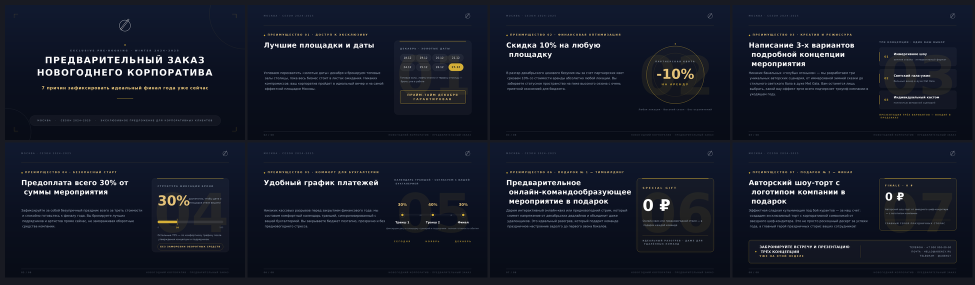
#> input picture presentation/previews/contact-sheet.png, 1950 x 570 px (shown at 1/2 size)
$ python -i render_preview.py   (imports and definitions only)
#> lines starting #> are read from the running program, lines starting #| are printed output that depends on the picture
#!/usr/bin/env python3
# -*- coding: utf-8 -*-
"""
render_preview.py — пиксельно-точный предпросмотр deck'а по scene.json.
Использует те же координаты и те же шрифты (Montserrat / Inter), что и PPTX.
Не нужно для самой презентации — только для быстрого ревью и QA.
"""
import json
import os
import sys

from PIL import Image, ImageDraw, ImageFont

HERE = os.path.dirname(os.path.abspath(__file__))
FONTDIR = os.path.expanduser("~/.fontsrc/node_modules/@expo-google-fonts")
DEJAVU = "/usr/share/fonts/truetype/dejavu"
SCALE = 144.0  # px per inch  -> 1920x1080

_FCACHE = {}
_CMAPS = {}


# [5 lines left out: function _load, not called in this run]


FAMILIES = {
    "Montserrat": {"bold": "700Bold", "reg": "400Regular"},
    "Inter": {"bold": "700Bold", "reg": "400Regular"},
}


# [42 lines left out: functions _cmap, _fallbacks, get_font, font_for_char, not called in this run]


def hex2rgb(h):
    return int(h[0:2], 16), int(h[2:4], 16), int(h[4:6], 16)


def lerp_color(c1, c2, t):
    return tuple(int(a + (b - a) * t) for a, b in zip(c1, c2))


# [8 lines left out: function grad_color, not called in this run]


def px(v):
    return v * SCALE


def put(img, layer):
    img.alpha_composite(layer)


# [152 lines left out: functions draw_shape, measure, draw_text, not called in this run]


def render_scene(scene, outdir, scale=144.0, pdf_path=None):
    global SCALE
    SCALE = scale
    os.makedirs(outdir, exist_ok=True)
    imgs = []
    for s in scene["slides"]:
        img = Image.new("RGBA", (int(px(scene["w"])), int(px(scene["h"]))), (10, 15, 29, 255))
        for sh in s["shapes"]:
            draw_shape(img, sh)
        for tx in s["texts"]:
            draw_text(img, tx)
        for pc in s.get("pics", []):
            p = os.path.join(HERE, pc["src"])
            im = Image.open(p).convert("RGBA")
            im = im.resize((int(px(pc["w"])), int(px(pc["h"]))), Image.LANCZOS)
            img.paste(im, (int(px(pc["x"])), int(px(pc["y"]))), im)
        p = os.path.join(outdir, "slide-%02d.png" % s["idx"])
        img.convert("RGB").save(p, "PNG")
        imgs.append(img.convert("RGB"))
        print("preview ->", p)
    # contact sheet 4x2
    tw, th = 480, 270
    sheet = Image.new("RGB", (tw * 4 + 30, th * 2 + 30), (24, 26, 34))
    for i, im in enumerate(imgs):
        im2 = im.resize((tw, th), Image.LANCZOS)
        x = 10 + (i % 4) * (tw + 5)
        y = 10 + (i // 4) * (th + 5)
        sheet.paste(im2, (x, y))
    sp = os.path.join(outdir, "contact-sheet.png")
    sheet.save(sp, "PNG")
    print("preview ->", sp)
    if pdf_path:
        imgs[0].save(pdf_path, "PDF", save_all=True,
                     append_images=imgs[1:], resolution=scale)
        print("pdf     ->", pdf_path)


# [11 lines not run here, left out]

>>> import cv2
>>> picture = cv2.imread('previews/contact-sheet.png', cv2.IMREAD_GRAYSCALE)
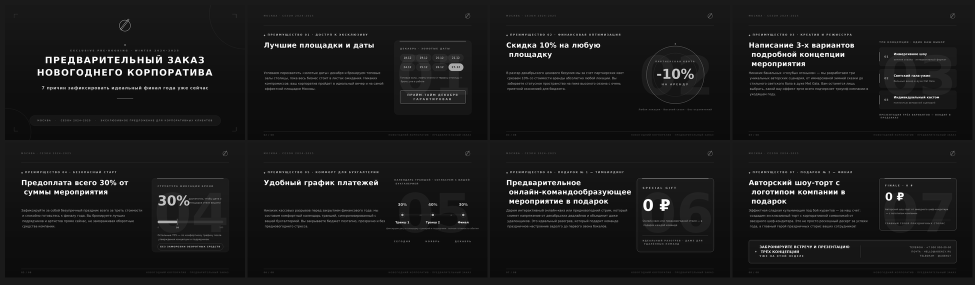
#> picture: shape (570, 1950) (shown at 1/2 size); min 0, max 255, mean 25.2
>>> result = render_scene(picture, 'out.png')
#> (the run stopped early here; a loop or call above may not have finished)

$ run again, on presentation/previews/slide-01.png
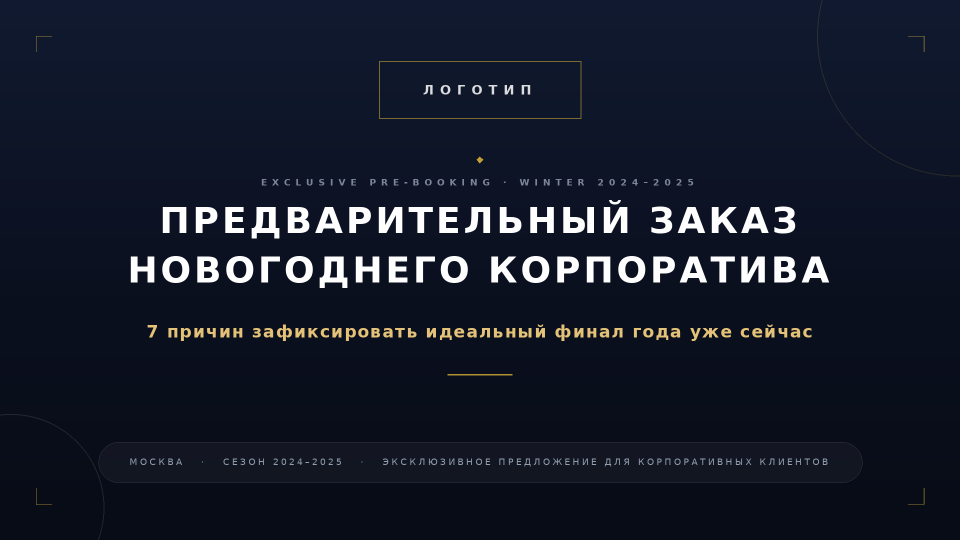
#> input picture presentation/previews/slide-01.png, 1919 x 1080 px (shown at 1/2 size)
#> `picture = cv2.imread('previews/contact-sheet.png', cv2.IMREAD_GRAYSCALE)`:
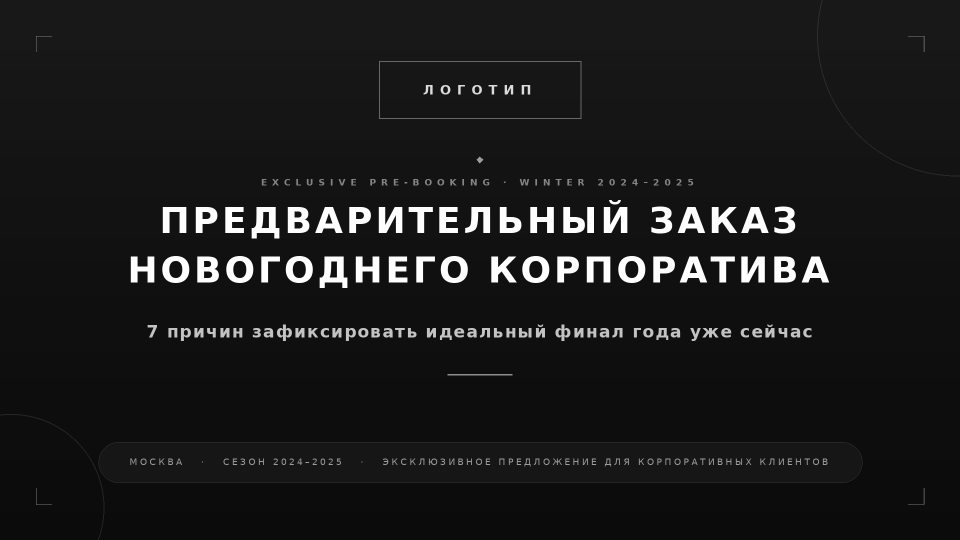
#> picture: shape (1080, 1919) (shown at 1/2 size); min 11, max 254, mean 26.7

$ run again, on presentation/previews/slide-02.png
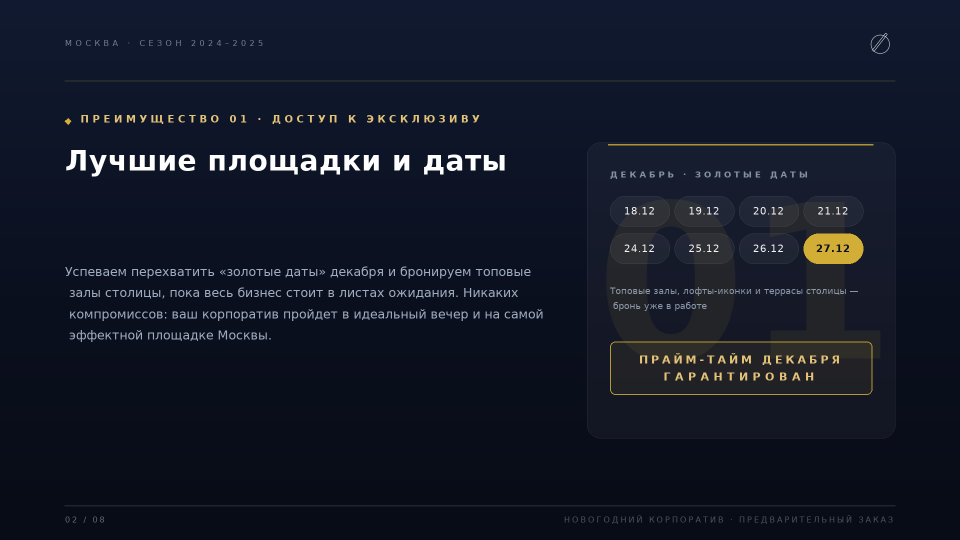
#> input picture presentation/previews/slide-02.png, 1919 x 1080 px (shown at 1/2 size)
#> `picture = cv2.imread('previews/contact-sheet.png', cv2.IMREAD_GRAYSCALE)`:
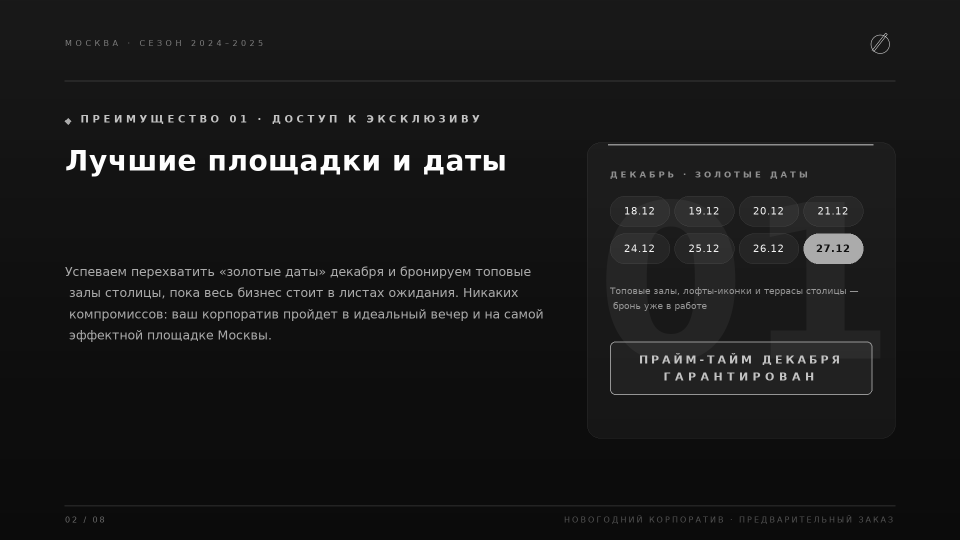
#> picture: shape (1080, 1919) (shown at 1/2 size); min 11, max 255, mean 24.3

$ run again, on presentation/previews/slide-03.png
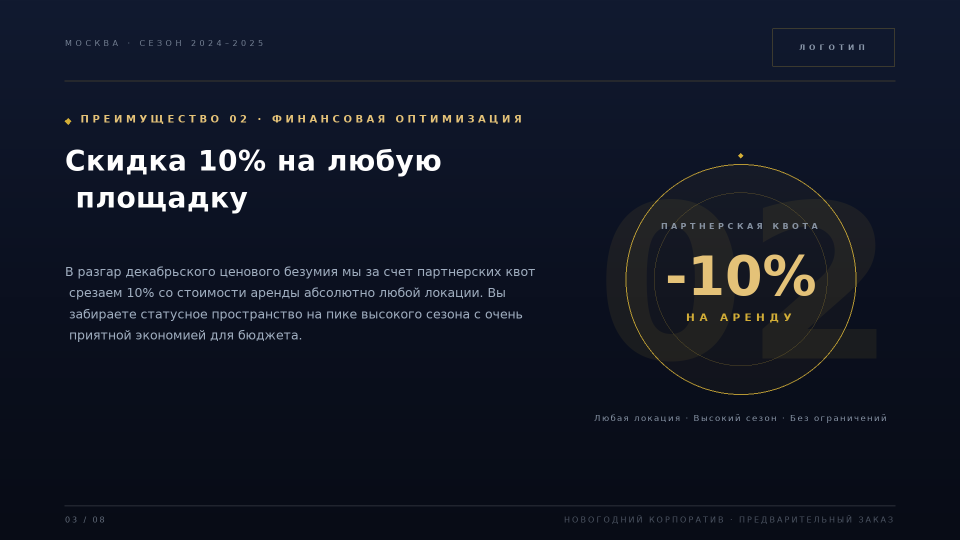
#> input picture presentation/previews/slide-03.png, 1919 x 1080 px (shown at 1/2 size)
#> `picture = cv2.imread('previews/contact-sheet.png', cv2.IMREAD_GRAYSCALE)`:
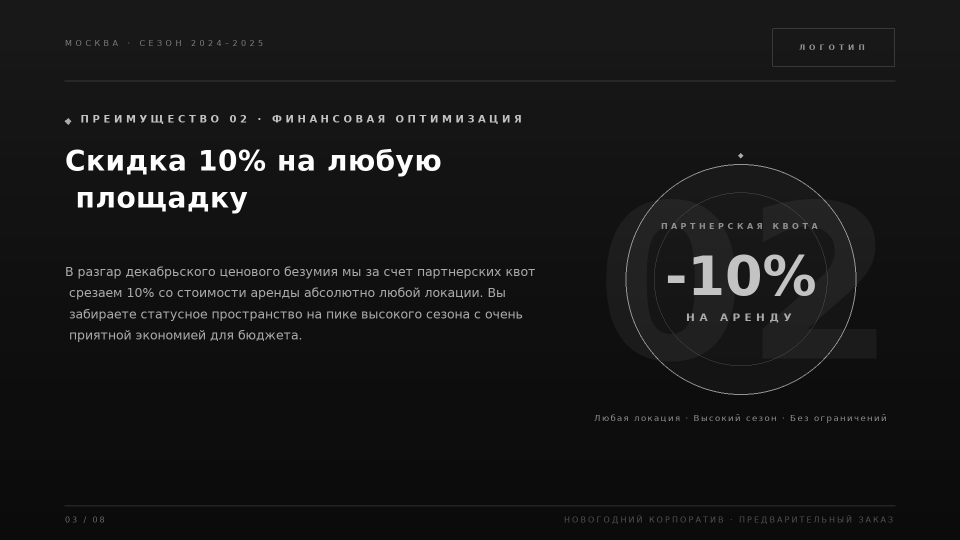
#> picture: shape (1080, 1919) (shown at 1/2 size); min 11, max 254, mean 23
